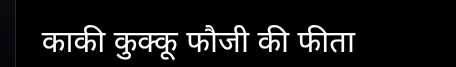
#> input picture original.png, 456 x 67 px
$ python compare_koo.py
#> lines starting #> are read from the running program, lines starting #| are printed output that depends on the picture; pictures that were not available may be replaced by others from this repository, and a replacement may not be noted
from PIL import Image

img1 = Image.open('original.png')
#> img1 is the input picture: PIL image 456x67 RGBA; mean R, G, B, A 21.8, 21.8, 21.9, 255
img2 = Image.open('see_here.png')
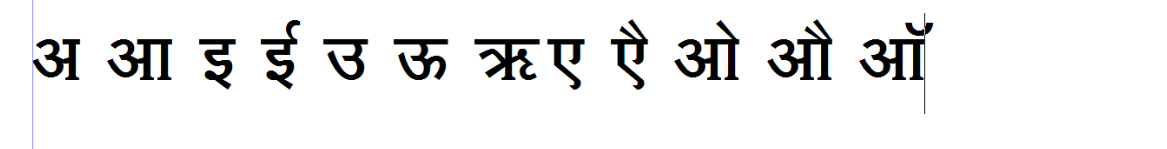
#> input picture 9th_wrong2.png, 1167 x 149 px, given in place of see_here.png, which was not available
#> img2 is the input picture: PIL image 1167x149 RGBA; mean R, G, B, A 236.5, 236.5, 236.6, 255

# Create a new image to hold both
combined = Image.new('RGB', (max(img1.width, img2.width), img1.height + img2.height))
#> combined: PIL image 1167x216 RGB; every value is 0
combined.paste(img1, (0, 0))
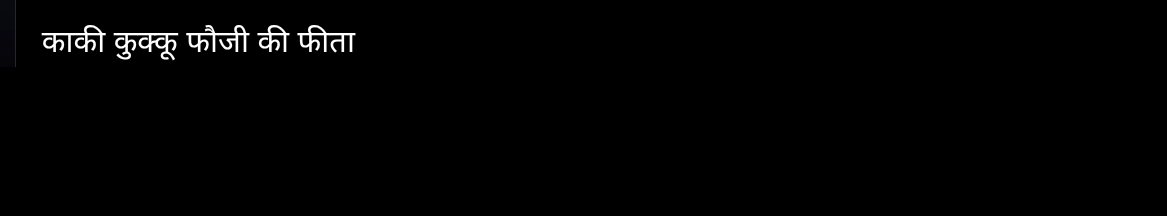
#> combined: PIL image 1167x216 RGB; mean R, G, B 2.6, 2.6, 2.7
combined.paste(img2, (0, img1.height))
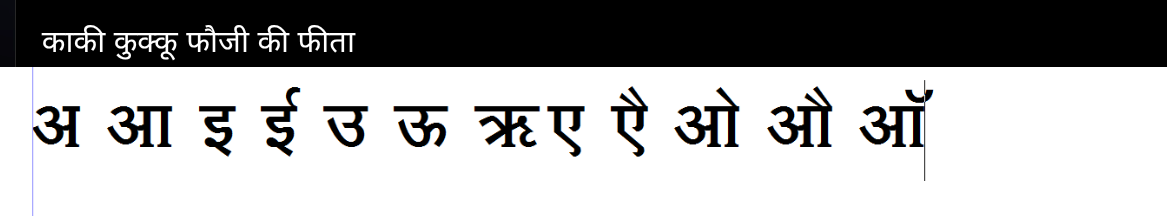
#> combined: PIL image 1167x216 RGB; mean R, G, B 165.8, 165.7, 165.9

combined.save('compare_koo.png')
